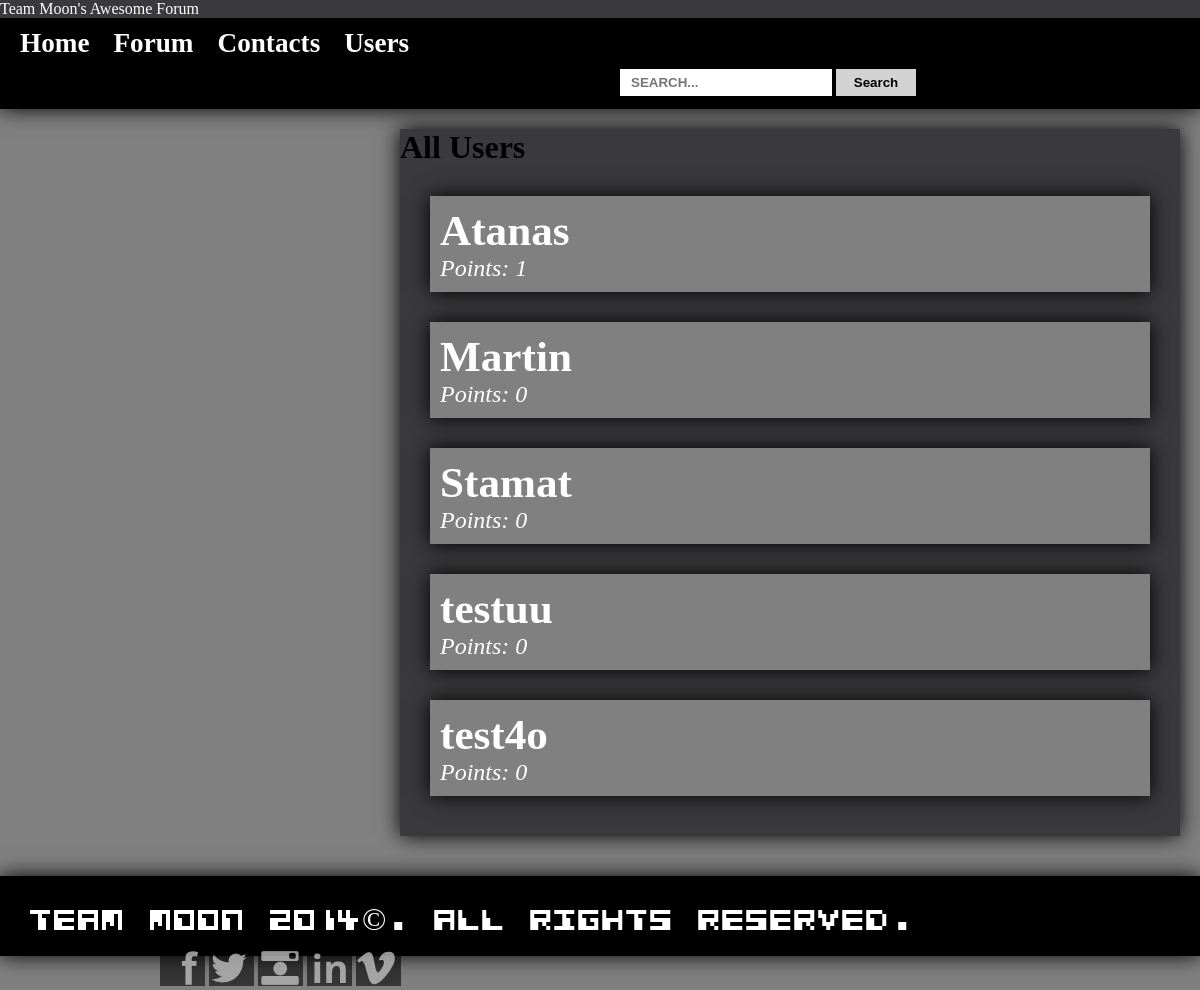
Screenshot of /test-theme/users.php with the database file from the repository.
### tables this page shows
CREATE TABLE IF NOT EXISTS `users` (
  `user_id` int(11) NOT NULL AUTO_INCREMENT,
  `name` varchar(50) NOT NULL,
  `passwd` varchar(255) NOT NULL,
  `activity` varchar(50) NOT NULL DEFAULT '0',
  `access_lvl` tinyint(4) NOT NULL DEFAULT '1',
  PRIMARY KEY (`user_id`),
  UNIQUE KEY `name` (`name`)
);

### test-theme/users.php (the view, shortened to what this page needs)
<?php
require 'header.php';
?>
<div id="posts-wrapper">
<h1>All Users</h1>
<?php
$sql = "
    SELECT *
    FROM `users`
";
$query = mysqli_query($connection, $sql);
?>
<?php while ($row = $query->fetch_assoc()) { ?>
    <?php
    $userid = $row['user_id'];
    $username = $row['name'];
    $activity = $row['activity'];
    ?>
    <article id="users-main">
        <header class="post-header">
            <a href="posts.php?author=<?php echo $userid; ?>"><h1><?php echo $username; ?></h1> Points: <?php echo $activity; ?></a>
        </header>
    </article>
<?php } ?>
</div>
<?php
require 'footer.php';

### css/styles.css (style rules this page uses)
* { padding: 0; margin: 0; }
body { font-family: "Calibri"; background-color: grey; }
#posts-wrapper { margin: 20px; box-shadow: 0px 0px 20px black; background-color: #3A393B; padding-bottom: 10px; width: 65%; float: right; }
#users-main { margin: 30px; padding: 10px; background: grey; box-shadow: 0px 0px 20px; }
.post-header a { text-decoration: none; color: white; font-size: 1.5em; font-style: italic; }
.post-header a > h1 { font-size: 1.8em; font-style: normal; font-weight: bold; }
table th, td, a { color: #FFF; }

### rows the page displays
users: name "Atanas", activity "1"
users: name "Martin", activity "0"
users: name "Stamat", activity "0"
users: name "testuu", activity "0"
users: name "test4o", activity "0"
